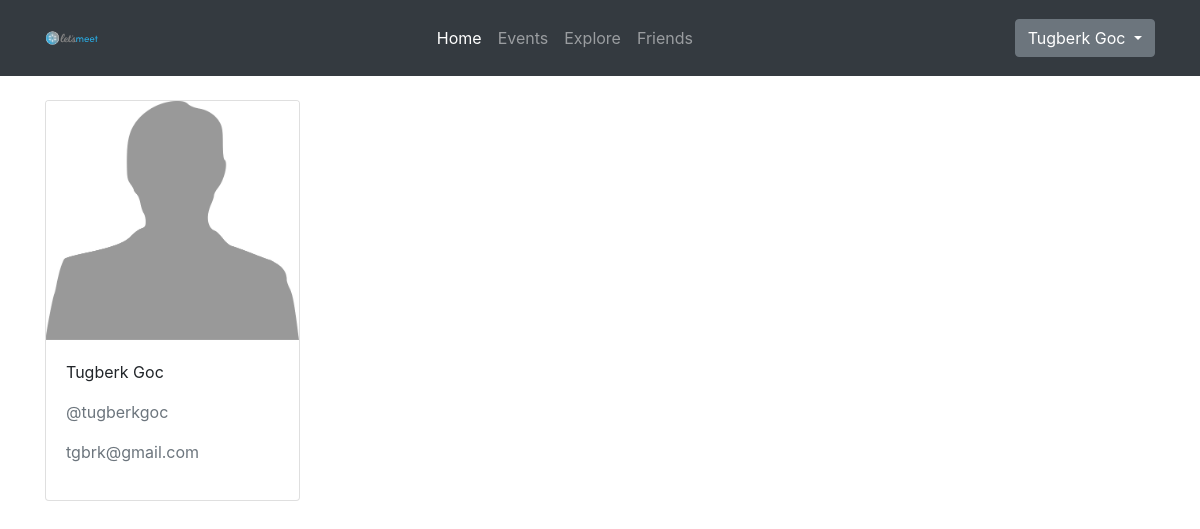
/ (signed in), run on an earlier commit of the app's database.
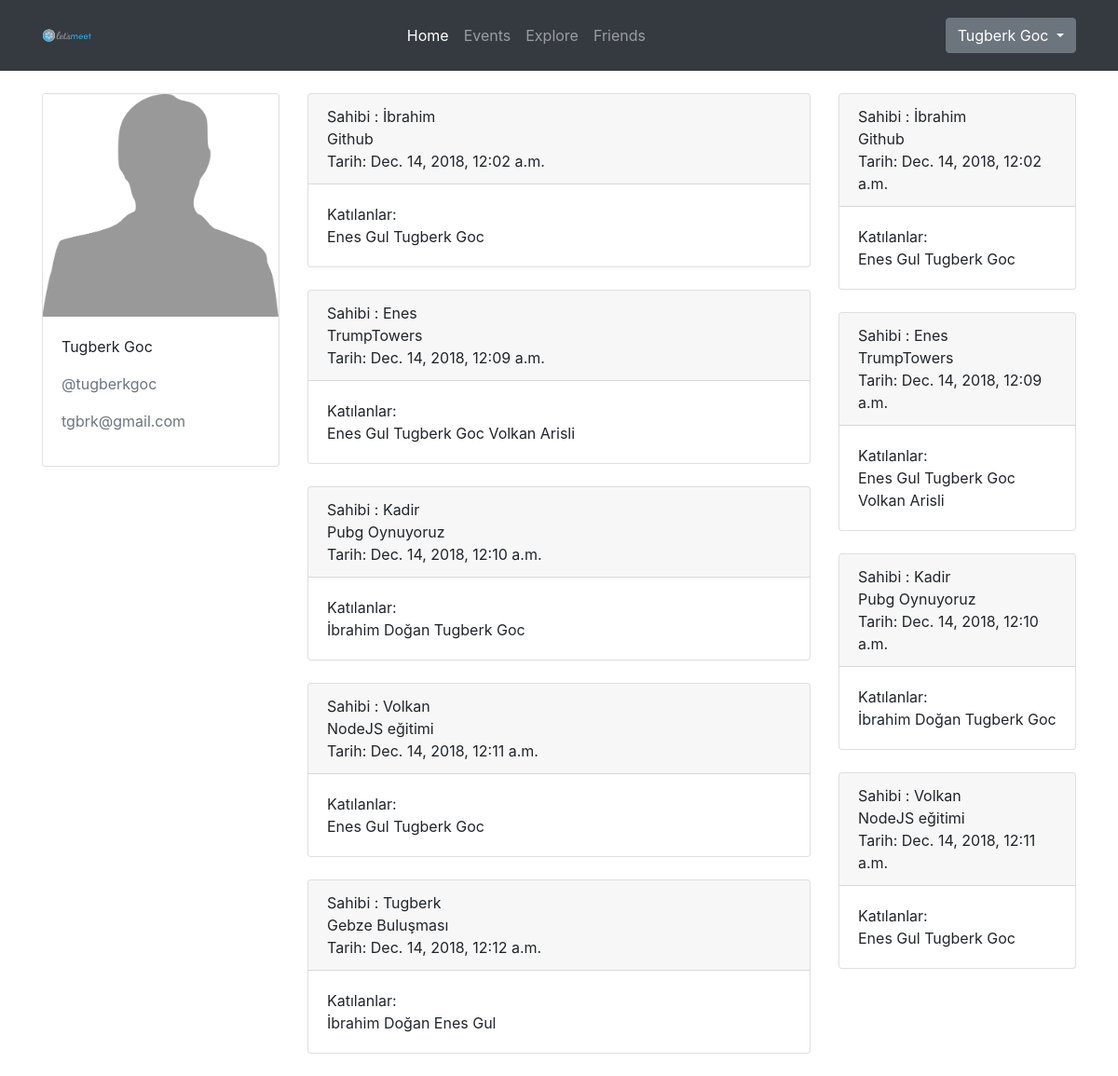
And on a later commit of the database.
### main/models.py (models this page shows, shortened)
class Event(models.Model):
    time = models.DateTimeField()
    createdTime = models.DateTimeField(null=True)
    title = models.CharField(max_length=50)
    owner = models.ForeignKey(EventOwner, on_delete=models.CASCADE, null=True)
    location = models.CharField(max_length=150)
    participants = models.ManyToManyField(Profile, blank=True)
    description = models.TextField(blank=True,null=True)
    url = models.CharField(max_length=500, blank=True, null=True)
    def __str__(self):
        return self.title + " @" + self.owner.profile.user.username

class EventOwner(models.Model):
    profile = models.OneToOneField(Profile, on_delete=models.CASCADE, null=True)

class Profile(models.Model):
    user = models.OneToOneField(User, on_delete=models.CASCADE)
    first_name = models.CharField(max_length=30, null=True)
    last_name = models.CharField(max_length=30, null=True)
    friends = models.ManyToManyField('self', blank=True)
    image = models.ImageField(default='profile_pics/default.png', upload_to='profile_pics')

### main/views.py (the view)
# urls.py: path('', views.index, name='home'),
def index(request):
    if request.user.is_authenticated:
        events = Event.objects.all()
        eventUserParticipate = Event.objects.filter(participants=request.user.profile)
        context = {'home': 'active', 'events': events, 'eventUserParticipate': eventUserParticipate}
        return render(request, 'main/index.html', context)
    else:
        return render(request, 'main/welcome.html')

### main/templates/main/index.html
{% extends 'main/base.html' %}
{% block content %}
    <div class="container">
        <div class="row">
            <div class="col-md-3">
                <div class="card">
                    <img class="card-img-top" width="100%" src="{{ user.profile.image.url }}">
                    <div class="card-body">
                        <p>{{ user.profile.first_name }} {{ user.profile.last_name }}</p>
                        <p class="text-secondary">@{{ user.username }}</p>
                        <p class="text-secondary">{{ user.email }}</p>
                    </div>
                </div>
            </div>
            <div class="col-md-6">
                {% for event in events %}
                    <div class="card">
                        <div class="card-header">
                            Sahibi : {{ event.owner.profile.first_name }}<br>{{ event.title }} <br>
                            Tarih: {{ event.time }} </div>
                        <div class="card-body">Katılanlar:<br>
                            {% for participant in event.participants.all %}
                                {{ participant.first_name }} {{ participant.last_name }}
                            {% endfor %}
                        </div>
                    </div>
                    <br>
                {% endfor %}
            </div>
            <div class="col-md-3">
                {% for event in eventUserParticipate %}
                    <div class="card">
                        <div class="card-header">
                            Sahibi : {{ event.owner.profile.first_name }}<br>{{ event.title }} <br>
                            Tarih: {{ event.time }} </div>
                        <div class="card-body">Katılanlar:<br>
                            {% for participant in event.participants.all %}
                                {{ participant.first_name }} {{ participant.last_name }}
                            {% endfor %}
                        </div>
                    </div>
                    <br>
                {% endfor %}
            </div>
        </div>
    </div>
{% endblock %}

What changed in the data, as far as the page shows it:
added Event: owner.profile.first_name "İbrahim", title "Github", time "Dec. 14, 2018, 12:02 a.m."
now on this page (row unchanged): Profile: first_name "Enes", last_name "Gul"
now on this page (row unchanged): Profile: first_name "Tugberk", last_name "Goc"
added Event: owner.profile.first_name "Enes", title "TrumpTowers", time "Dec. 14, 2018, 12:09 a.m."
added Profile: first_name "Volkan", last_name "Arisli"
added Event: owner.profile.first_name "Kadir", title "Pubg Oynuyoruz", time "Dec. 14, 2018, 12:10 a.m."
now on this page (row unchanged): Profile: first_name "İbrahim", last_name "Doğan"
added Event: owner.profile.first_name "Volkan", title "NodeJS eğitimi", time "Dec. 14, 2018, 12:11 a.m."
added Event: owner.profile.first_name "Tugberk", title "Gebze Buluşması", time "Dec. 14, 2018, 12:12 a.m."
